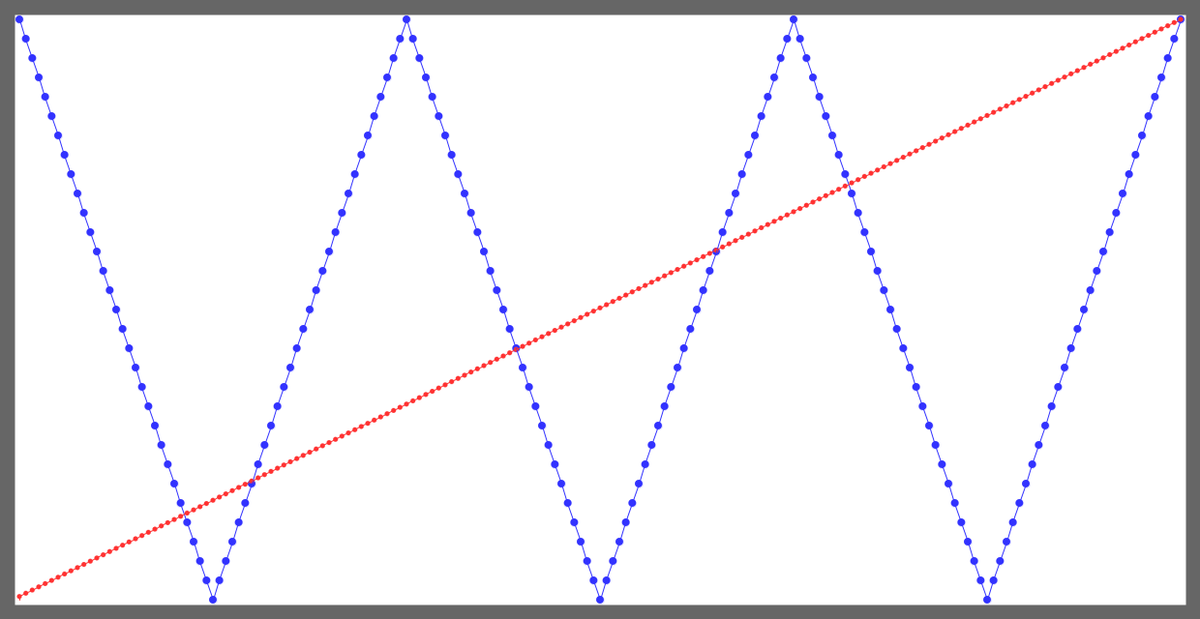
Frame 1 (no input)
Frame 2 (the mouse pressed at the canvas centre, redrawn once): identical to frame 1, image omitted

The Processing sketch that drew this single still picture (run headless with seeded random() and noise(); the mouse was pressed at the canvas centre and the sketch redrawn once):

// Processing sketch: LUT_generator
// ── LUT_generator.pde
enum Waveform {
  Triangle,
  TriangleInverse,
  Sawtooth,
  SawtoothInverse
};

enum Function {
  Continuous,
  Step,
  StepsPerStep
}


/********************************************************************
                      USER DEFINED PARAMETERS
********************************************************************/

//====== function configuration ======
final Waveform waveForm = Waveform.Triangle;
final Function function = Function.Continuous;


//====== these parameters are available for the Haptic Servo ======
// define ranges used in all functions to clamp the output
final int binMin = 10;
final int binMax = 100;
final float freqMin = 10.0;
final float freqMax = 300.0;
// this variables are only used in StepsPerStep
final int binLevels = 12;
final int freqLevels = 8;
// this variable is only used in Continuous
final int periodeSteps = 6;
// this variable is only used in Step
final int steps = 10;



/********************************************************************
                     SYSTEM DEFINED PARAMETERS
********************************************************************/

//====== LUT data ======
final int dataSize = 181;
final int maxDataIdx = dataSize-1;
float[] freqData = new float[dataSize];
int[] binData = new int[dataSize];

//====== sizes and positioning ======
final float guiCanvasHorizontalOffset = 20;
final float guiCanvasVerticalOffset = guiCanvasHorizontalOffset;
final float guiCanvasWidth = 1200;
final float guiCanvasHeight = 600;
final float guiCircleSize1 = 5;
final float guiCircleSize2 = 8;

//====== colors ======
final color guiStrokeColor = color(0);
final color guiCanvasColor = color(255);
final color guiBackgroundColor = color(102);
final color guiFrequencyColor = color(50, 50, 255);
final color guiBinColor = color(255, 50, 50);

final float xStep = guiCanvasWidth/maxDataIdx;


void settings() {
  size((int)(guiCanvasWidth+2*guiCanvasHorizontalOffset),
       (int)(guiCanvasHeight+2*guiCanvasVerticalOffset));
}


void setup() {
  ellipseMode(CENTER);
  
  // initialize the LUTs with the minimum of each parameter
  for (int i = 0; i < dataSize; i++) {
    freqData[i] = freqMin;
    binData[i] = binMin;
  }
  
  // Since this sketch calculates the LUTs only once we can stop
  // after the first iteration of draw().
  noLoop();
}


void draw() {
  //====== generate canvas ======
  background(guiBackgroundColor);
  strokeWeight(10);
  stroke(guiCanvasColor);
  fill(guiCanvasColor);
  rect(guiCanvasHorizontalOffset, guiCanvasVerticalOffset, guiCanvasWidth, guiCanvasHeight);
  strokeWeight(0);
  translate(guiCanvasHorizontalOffset, guiCanvasVerticalOffset);
  
  //====== generate parametrization curves ======
  switch (function) {
    case Continuous:
      calcAndDrawContinuous();
      break;
    case Step:
      calcAndDrawStep();
      break;
    case StepsPerStep:
      calcAndDrawStepsPerStep();
      break;
  }
  
  //====== get the LUTs from console ======
  printBinLUT();
  printFreqLUT();
}


void calcAndDrawStepsPerStep() {
  final float binsPerStep = dataSize / binLevels;
  final float binYstep = guiCanvasHeight / (binLevels-1);
  float binX = 0;
  float binY = guiCanvasHeight;
  float lastBinX = binX;
  float lastBinY = binY;
  
  final float freqYstep = guiCanvasHeight / (freqLevels-1);
  float freqX = 0;
  float freqY = guiCanvasHeight;
  float lastFreqX = freqX;
  float lastFreqY = freqY;
  
  for (int idx = 0; idx < dataSize; idx++) {
    //====== draw frequency graph (sawtooth function) ====== 
    freqX = idx * xStep;
    if (idx%(int(0.5+(binsPerStep))) == 0) {
      freqY = guiCanvasHeight;
    } else  {
      freqY -= (idx%(int(0.5+(binsPerStep/freqLevels))) != 0) ? 0 : freqYstep;
    }
    strokeWeight(1);
    stroke(guiFrequencyColor);
    line(lastFreqX, lastFreqY, freqX, freqY);
    lastFreqX = freqX;
    lastFreqY = freqY;
    strokeWeight(0);
    fill(guiFrequencyColor);
    circle(freqX, freqY, guiCircleSize2);
    
    //====== draw bin graph (step function) ====== 
    binX = idx * xStep;
    binY -= (idx==0 || idx%(int(0.5+(binsPerStep))) != 0) ? 0 : binYstep; 
    if (binY < 0) { binY = 0; }
    strokeWeight(1);
    stroke(guiBinColor);
    line(lastBinX, lastBinY, binX, binY);
    lastBinX = binX;
    lastBinY = binY;
    strokeWeight(0);
    fill(guiBinColor);
    circle(binX, binY, guiCircleSize1);
    
    //====== set data in LUTs ======
    freqData[idx] = round(map(freqY, 0, guiCanvasHeight, freqMax, freqMin));
    binData[idx] = (int)(0.5+map(binY, 0, guiCanvasHeight, binMax, binMin));
  }
}


void calcAndDrawContinuous() {
  final float binYstep = guiCanvasHeight / dataSize;
  float binX = 0;
  float binY = guiCanvasHeight;
  float lastBinX = binX;
  float lastBinY = binY;
  
  final float periode = dataSize / periodeSteps;
  final float periode2 = 2 * periode;
  final float amplitude = (guiCanvasHeight / periode);
  float freqX = 0;
  float freqY = 0;
  float lastFreqX = freqX;
  float lastFreqY = freqY;
  for (int idx = 0; idx < dataSize; idx++) {
    //====== draw frequency graph ====== 
    freqX = idx * xStep;
    switch(waveForm) {
      case Triangle:
        freqY = (periode - abs((idx % periode2) - periode)) * amplitude;
        break;
      case TriangleInverse:
        freqY = (abs((idx % periode2) - periode)) * amplitude;
        break;
      case Sawtooth:
        freqY = (abs((idx % periode) - periode)) * amplitude;
        break;
      case SawtoothInverse:      
        freqY = (periode - abs((idx % periode) - periode)) * amplitude;
        break;
    }
    strokeWeight(1);
    stroke(guiFrequencyColor);
    line(lastFreqX, lastFreqY, freqX, freqY);
    lastFreqX = freqX;
    lastFreqY = freqY;
    strokeWeight(0);
    fill(guiFrequencyColor);
    circle(freqX, freqY, guiCircleSize2);
    
    //====== draw bin graph (linear function) ======
    binX = idx * xStep;
    binY -= binYstep; 
    if (binY < 0) { binY = 0; }
    strokeWeight(1);
    stroke(guiBinColor);
    line(lastBinX, lastBinY, binX, binY);
    lastBinX = binX;
    lastBinY = binY;
    strokeWeight(0);
    fill(guiBinColor);
    circle(binX, binY, guiCircleSize1);
    
    //====== set data in LUTs ======
    freqData[idx] = round(map(freqY, 0, guiCanvasHeight, freqMax, freqMin));
    binData[idx] = (int)(0.5+map(binY, 0, guiCanvasHeight, binMax, binMin));
  }
}


void calcAndDrawStep() {
  final float binsPerStep = dataSize / steps;
  final float binYstep = guiCanvasHeight / (steps-1);
  float binX = 0;
  float binY = guiCanvasHeight;
  float lastBinX = binX;
  float lastBinY = binY;
  
  final float periode = (waveForm == Waveform.Triangle || waveForm == Waveform.TriangleInverse) ? (binsPerStep/2) : binsPerStep;
  final float periode2 = 2*periode;
  final float amplitude = (guiCanvasHeight/periode);
  float freqX = 0;
  float freqY = 0;
  float lastFreqX = freqX;
  float lastFreqY = freqY;
  for (int idx = 0; idx < dataSize; idx++) {
    //====== draw frequency graph ====== 
    freqX = idx * xStep;
    switch(waveForm) {
      case Triangle:
        freqY = (periode - abs((idx % periode2) - periode)) * amplitude;
        break;
      case TriangleInverse:
        freqY = (abs((idx % periode2) - periode)) * amplitude;
        break;
      case Sawtooth:
        freqY = (abs((idx % periode) - periode)) * amplitude;
        break;
      case SawtoothInverse:      
        freqY = (periode - abs((idx % periode) - periode)) * amplitude;
        break;
    }
    strokeWeight(1);
    stroke(guiFrequencyColor);
    line(lastFreqX, lastFreqY, freqX, freqY);
    lastFreqX = freqX;
    lastFreqY = freqY;
    strokeWeight(0);
    fill(guiFrequencyColor);
    circle(freqX, freqY, guiCircleSize2);
    
    //====== draw bin graph (step function) ====== 
    binX = idx * xStep;
    binY -= (idx==0 || idx%(int(0.5+(binsPerStep))) != 0) ? 0 : binYstep; 
    if (binY < 0) { binY = 0; }
    strokeWeight(1);
    stroke(guiBinColor);
    line(lastBinX, lastBinY, binX, binY);
    lastBinX = binX;
    lastBinY = binY;
    strokeWeight(0);
    fill(guiBinColor);
    circle(binX, binY, guiCircleSize1);
    
    //====== set data in LUTs ======
    freqData[idx] = round(map(freqY, 0, guiCanvasHeight, freqMax, freqMin));
    binData[idx] = (int)(0.5+map(binY, 0, guiCanvasHeight, binMax, binMin));
  }
}


void printBinLUT() {
  println("Bin LUT:");
  print("{");
  for (int i = 0; i < dataSize; i++) {
    print(binData[i]);
    print((i != maxDataIdx) ? ", " : "}\n");
  }
}


void printFreqLUT() {
  println("Frequency LUT:");
  print("{");
  for (int i = 0; i < dataSize; i++) {
    print(freqData[i]);
    print((i != maxDataIdx) ? ", " : "}\n");
  }
}
  
